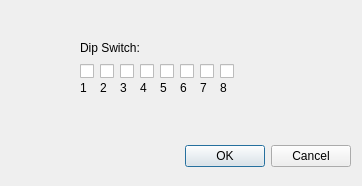
<?xml version="1.0" encoding="UTF-8"?>
<ui version="4.0">
 <class>LoginPrompt</class>
 <widget class="QDialog" name="LoginPrompt">
  <property name="geometry">
   <rect>
    <x>0</x>
    <y>0</y>
    <width>362</width>
    <height>186</height>
   </rect>
  </property>
  <property name="windowTitle">
   <string>Admin Login</string>
  </property>
  <widget class="QDialogButtonBox" name="buttonBox">
   <property name="geometry">
    <rect>
     <x>10</x>
     <y>140</y>
     <width>341</width>
     <height>32</height>
    </rect>
   </property>
   <property name="orientation">
    <enum>Qt::Horizontal</enum>
   </property>
   <property name="standardButtons">
    <set>QDialogButtonBox::Cancel|QDialogButtonBox::Ok</set>
   </property>
  </widget>
  <widget class="QCheckBox" name="dip_1_check">
   <property name="geometry">
    <rect>
     <x>80</x>
     <y>60</y>
     <width>16</width>
     <height>22</height>
    </rect>
   </property>
   <property name="text">
    <string/>
   </property>
  </widget>
  <widget class="QCheckBox" name="dip_2_check">
   <property name="geometry">
    <rect>
     <x>100</x>
     <y>60</y>
     <width>16</width>
     <height>22</height>
    </rect>
   </property>
   <property name="text">
    <string/>
   </property>
  </widget>
  <widget class="QCheckBox" name="dip_3_check">
   <property name="geometry">
    <rect>
     <x>120</x>
     <y>60</y>
     <width>16</width>
     <height>22</height>
    </rect>
   </property>
   <property name="text">
    <string/>
   </property>
  </widget>
  <widget class="QCheckBox" name="dip_4_check">
   <property name="geometry">
    <rect>
     <x>140</x>
     <y>60</y>
     <width>16</width>
     <height>22</height>
    </rect>
   </property>
   <property name="text">
    <string/>
   </property>
  </widget>
  <widget class="QCheckBox" name="dip_5_check">
   <property name="geometry">
    <rect>
     <x>160</x>
     <y>60</y>
     <width>16</width>
     <height>22</height>
    </rect>
   </property>
   <property name="text">
    <string/>
   </property>
  </widget>
  <widget class="QCheckBox" name="dip_6_check">
   <property name="geometry">
    <rect>
     <x>180</x>
     <y>60</y>
     <width>16</width>
     <height>22</height>
    </rect>
   </property>
   <property name="text">
    <string/>
   </property>
  </widget>
  <widget class="QCheckBox" name="dip_7_check">
   <property name="geometry">
    <rect>
     <x>200</x>
     <y>60</y>
     <width>16</width>
     <height>22</height>
    </rect>
   </property>
   <property name="text">
    <string/>
   </property>
  </widget>
  <widget class="QLabel" name="label">
   <property name="geometry">
    <rect>
     <x>80</x>
     <y>80</y>
     <width>16</width>
     <height>16</height>
    </rect>
   </property>
   <property name="text">
    <string>1</string>
   </property>
  </widget>
  <widget class="QLabel" name="label_2">
   <property name="geometry">
    <rect>
     <x>100</x>
     <y>80</y>
     <width>16</width>
     <height>16</height>
    </rect>
   </property>
   <property name="text">
    <string>2</string>
   </property>
  </widget>
  <widget class="QLabel" name="label_3">
   <property name="geometry">
    <rect>
     <x>120</x>
     <y>80</y>
     <width>16</width>
     <height>16</height>
    </rect>
   </property>
   <property name="text">
    <string>3</string>
   </property>
  </widget>
  <widget class="QLabel" name="label_4">
   <property name="geometry">
    <rect>
     <x>140</x>
     <y>80</y>
     <width>16</width>
     <height>16</height>
    </rect>
   </property>
   <property name="text">
    <string>4</string>
   </property>
  </widget>
  <widget class="QLabel" name="label_5">
   <property name="geometry">
    <rect>
     <x>160</x>
     <y>80</y>
     <width>16</width>
     <height>16</height>
    </rect>
   </property>
   <property name="text">
    <string>5</string>
   </property>
  </widget>
  <widget class="QLabel" name="label_6">
   <property name="geometry">
    <rect>
     <x>180</x>
     <y>80</y>
     <width>16</width>
     <height>16</height>
    </rect>
   </property>
   <property name="text">
    <string>6</string>
   </property>
  </widget>
  <widget class="QLabel" name="label_7">
   <property name="geometry">
    <rect>
     <x>200</x>
     <y>80</y>
     <width>16</width>
     <height>16</height>
    </rect>
   </property>
   <property name="text">
    <string>7</string>
   </property>
  </widget>
  <widget class="QCheckBox" name="dip_8_check">
   <property name="geometry">
    <rect>
     <x>220</x>
     <y>60</y>
     <width>16</width>
     <height>22</height>
    </rect>
   </property>
   <property name="text">
    <string/>
   </property>
  </widget>
  <widget class="QLabel" name="label_8">
   <property name="geometry">
    <rect>
     <x>220</x>
     <y>80</y>
     <width>16</width>
     <height>16</height>
    </rect>
   </property>
   <property name="text">
    <string>8</string>
   </property>
  </widget>
  <widget class="QLabel" name="label_9">
   <property name="geometry">
    <rect>
     <x>80</x>
     <y>40</y>
     <width>71</width>
     <height>16</height>
    </rect>
   </property>
   <property name="text">
    <string>Dip Switch:</string>
   </property>
  </widget>
 </widget>
 <resources/>
 <connections>
  <connection>
   <sender>buttonBox</sender>
   <signal>accepted()</signal>
   <receiver>LoginPrompt</receiver>
   <slot>accept()</slot>
   <hints>
    <hint type="sourcelabel">
     <x>248</x>
     <y>254</y>
    </hint>
    <hint type="destinationlabel">
     <x>157</x>
     <y>274</y>
    </hint>
   </hints>
  </connection>
  <connection>
   <sender>buttonBox</sender>
   <signal>rejected()</signal>
   <receiver>LoginPrompt</receiver>
   <slot>reject()</slot>
   <hints>
    <hint type="sourcelabel">
     <x>316</x>
     <y>260</y>
    </hint>
    <hint type="destinationlabel">
     <x>286</x>
     <y>274</y>
    </hint>
   </hints>
  </connection>
 </connections>
</ui>
